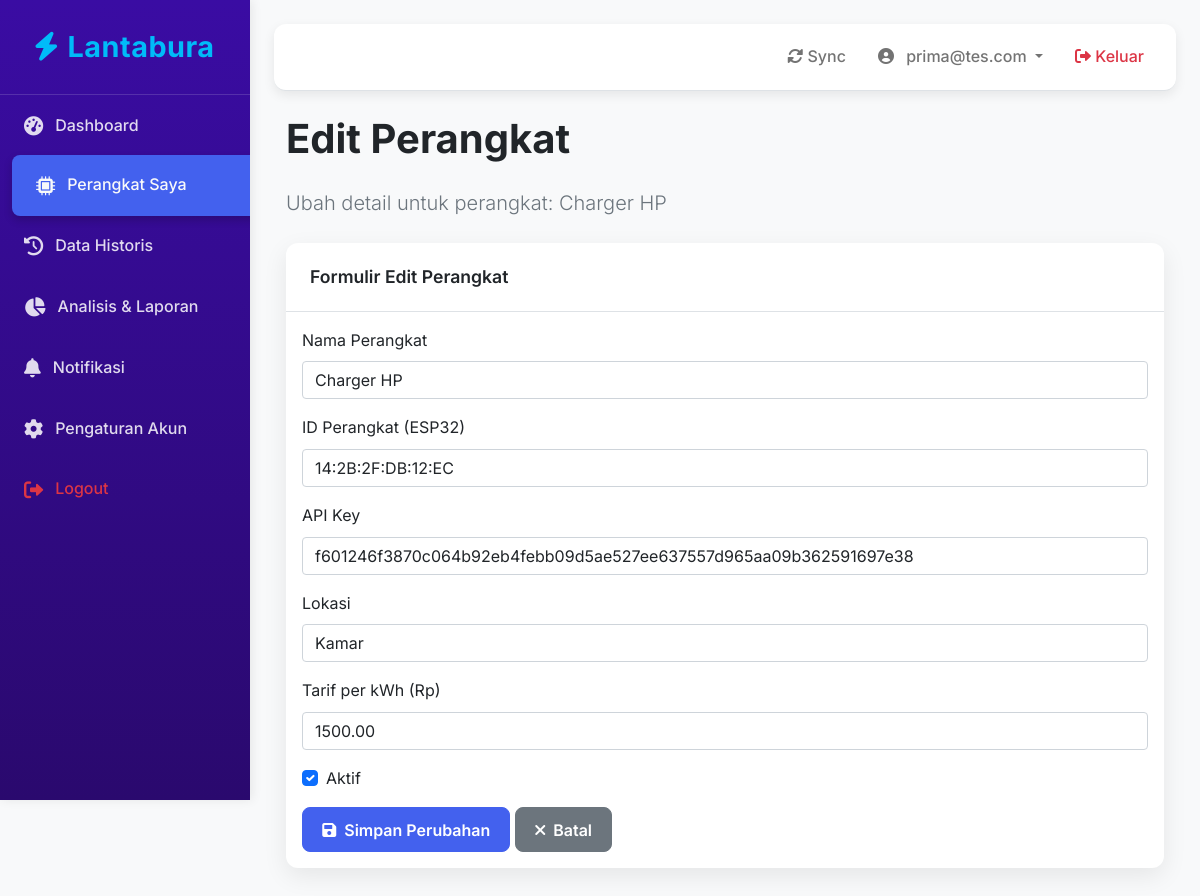
Screenshot of /Dashboard/devices/edit.php?id=6 (signed in) with the database file from the repository.
### tables this page shows
CREATE TABLE `devices` (
  `id` int(11) NOT NULL,
  `device_id` varchar(50) NOT NULL,
  `device_name` varchar(100) NOT NULL DEFAULT 'Device',
  `device_type` enum('PZEM-004T','OTHER') DEFAULT 'PZEM-004T',
  `user_id` int(11) DEFAULT NULL,
  `location` varchar(100) DEFAULT NULL,
  `description` text DEFAULT NULL,
  `power_threshold` decimal(8,2) DEFAULT 10.00,
  `tarif_per_kwh` decimal(10,2) DEFAULT 1500.00,
  `last_seen` datetime DEFAULT NULL,
  `is_online` tinyint(1) DEFAULT 0,
  `is_active` tinyint(1) DEFAULT 1,
  `api_key` varchar(255) NOT NULL,
  `created_at` datetime DEFAULT current_timestamp(),
  `updated_at` datetime DEFAULT current_timestamp() ON UPDATE current_timestamp()
);

### includes/auth_helper.php (called while the page is built, shortened)
<?php
function getCurrentUser() {
    if (isset($_SESSION['user_id'])) {
        return [
            'id' => $_SESSION['user_id'],
            'username' => $_SESSION['username'],
            'email' => $_SESSION['email'],
            'full_name' => $_SESSION['full_name']
        ];
    }
    return null;
}
?>

### Dashboard/devices/edit.php (the view, shortened to what this page needs)
<?php
require_once __DIR__ . '/../../includes/auth_helper.php';
$currentUser = getCurrentUser();
$userId = $currentUser['id'];
$userEmail = $currentUser['email'] ?? 'email@example.com';
$device = null;
$device_db_id = $_GET['id'] ?? null;
try {
    $pdo = getPDOConnection();
    $stmt = $pdo->prepare("SELECT * FROM devices WHERE id = ? AND user_id = ?");
    $stmt->execute([$device_db_id, $userId]);
    $device = $stmt->fetch(PDO::FETCH_ASSOC);
} catch (PDOException $e) {
    error_log("Error editing device: " . $e->getMessage());
    $message = 'Terjadi kesalahan database. Silakan coba lagi nanti.';
    $messageType = 'danger';
}
?>
<!DOCTYPE html>
<html lang="id">
<head>
    <link href="https://cdn.jsdelivr.net/npm/bootstrap@5.1.3/dist/css/bootstrap.min.css" rel="stylesheet">
    <link rel="stylesheet" href="https://cdnjs.cloudflare.com/ajax/libs/font-awesome/6.0.0/css/all.min.css">
    <link rel="stylesheet" href="../../assets/css/dashboard.css">
</head>
<body>
    <div class="d-flex" id="wrapper">
        <div id="sidebar-wrapper">
            <div class="sidebar-heading">
                <i class="fas fa-bolt"></i> Lantabura
            </div>
            <div class="list-group list-group-flush">
                <a href="../index.php" class="list-group-item list-group-item-action">
                    <i class="fas fa-tachometer-alt"></i> Dashboard
                </a>
                <a href="list.php" class="list-group-item list-group-item-action active">
                    <i class="fas fa-microchip"></i> Perangkat Saya
                </a>
                <a href="../monitoring/history.php" class="list-group-item list-group-item-action">
                    <i class="fas fa-history"></i> Data Historis
                </a>
                <a href="../analytics/overview.php" class="list-group-item list-group-item-action">
                    <i class="fas fa-chart-pie"></i> Analisis & Laporan
                </a>
                <a href="../settings/notification.php" class="list-group-item list-group-item-action">
                    <i class="fas fa-bell"></i> Notifikasi
                </a>
                <a href="../settings/profile.php" class="list-group-item list-group-item-action">
                    <i class="fas fa-cog"></i> Pengaturan Akun
                </a>
                <a href="../../auth/logout.php" class="list-group-item list-group-item-action text-danger">
                    <i class="fas fa-sign-out-alt"></i> Logout
                </a>
            </div>
        </div>
        <div id="page-content-wrapper">
            <nav class="navbar navbar-expand-lg navbar-light">
                <div class="collapse navbar-collapse justify-content-end" id="navbarSupportedContent">
                    <ul class="navbar-nav">
                        <li class="nav-item me-3">
                            <a class="nav-link" href="#"><i class="fas fa-sync-alt"></i> Sync</a>
                        </li>
                        <li class="nav-item dropdown">
                            <a class="nav-link dropdown-toggle" href="#" id="navbarDropdown" role="button" data-bs-toggle="dropdown" aria-haspopup="true" aria-expanded="false">
                                <i class="fas fa-user-circle me-2"></i> <?= htmlspecialchars($userEmail) ?>
                            </a>
                        </li>
                        <li class="nav-item ms-3">
                            <a class="nav-link text-danger" href="../../auth/logout.php"><i class="fas fa-sign-out-alt"></i> Keluar</a>
                        </li>
                    </ul>
                </div>
            </nav>
            <div class="container-fluid">
                <h1 class="mt-4 mb-4 fw-bold">Edit Perangkat</h1>
                <p class="lead text-muted mb-4">Ubah detail untuk perangkat: <?= htmlspecialchars($device['device_name']) ?></p>
                <div class="card mb-4">
                    <div class="card-header">Formulir Edit Perangkat</div>
                    <div class="card-body">
                        <form action="edit.php?id=<?= htmlspecialchars($device_db_id) ?>" method="POST">
                            <div class="mb-3">
                                <label for="device_name" class="form-label">Nama Perangkat</label>
                                <input type="text" class="form-control" id="device_name" name="device_name" value="<?= htmlspecialchars($device['device_name']) ?>" required>
                            </div>
                            <div class="mb-3">
                                <label for="esp32_device_id" class="form-label">ID Perangkat (ESP32)</label>
                                <input type="text" class="form-control" id="esp32_device_id" name="esp32_device_id" value="<?= htmlspecialchars($device['device_id']) ?>" required>
                            </div>
                            <div class="mb-3">
                                <label for="api_key" class="form-label">API Key</label>
                                <input type="text" class="form-control" id="api_key" name="api_key" value="<?= htmlspecialchars($device['api_key']) ?>" required>
                            </div>
                            <div class="mb-3">
                                <label for="location" class="form-label">Lokasi</label>
                                <input type="text" class="form-control" id="location" name="location" value="<?= htmlspecialchars($device['location']) ?>">
                            </div>
                            <div class="mb-3">
                                <label for="tarif_per_kwh" class="form-label">Tarif per kWh (Rp)</label>
                                <input type="number" step="0.01" class="form-control" id="tarif_per_kwh" name="tarif_per_kwh" value="<?= htmlspecialchars($device['tarif_per_kwh']) ?>" required>
                            </div>
                            <div class="mb-3 form-check">
                                <input type="checkbox" class="form-check-input" id="is_active" name="is_active" <?= $device['is_active'] ? 'checked' : '' ?>>
                                <label class="form-check-label" for="is_active">Aktif</label>
                            </div>
                            <button type="submit" class="btn btn-primary"><i class="fas fa-save me-1"></i> Simpan Perubahan</button>
                            <a href="detail.php?id=<?= htmlspecialchars($device_db_id) ?>" class="btn btn-secondary"><i class="fas fa-times me-1"></i> Batal</a>
                        </form>
                    </div>
                </div>
            </div>
        </div>
    </div>
</body>
</html>

### assets/css/dashboard.css (style rules this page uses)
:root { --primary-color: #4361ee; --secondary-color: #3a0ca3; --accent-color: #00bbf9; --text-dark: #212529; --text-muted: #6c757d; --text-light: #f8f9fa; --bg-light: #f8f9fa; --bg-card: #ffffff; --border-color: #dee2e6; --shadow-light: rgba(0, 0, 0, 0.08); --shadow-medium: rgba(0, 0, 0, 0.15); --sidebar-width: 250px; --border-radius-base: 0.75rem; --border-radius-sm: 0.5rem; }
*, *::before, *::after { box-sizing: border-box; }
body { font-family: 'Inter', 'Segoe UI', Roboto, 'Helvetica Neue', Arial, sans-serif, "Apple Color Emoji", "Segoe UI Emoji", "Segoe UI Symbol"; background-color: var(--bg-light); color: var(--text-dark); line-height: 1.6; margin: 0; padding: 0; -webkit-font-smoothing: antialiased; -moz-osx-font-smoothing: grayscale; }
#wrapper { display: flex; min-height: 100vh; }
#sidebar-wrapper { min-width: var(--sidebar-width); max-width: var(--sidebar-width); background: linear-gradient(180deg, var(--secondary-color) 0%, #2a096e 100%); color: var(--text-light); transition: all 0.3s ease-in-out; box-shadow: 2px 0 10px var(--shadow-light); position: sticky; top: 0; height: 100vh; overflow-y: auto; z-index: 1000; }
#page-content-wrapper { flex-grow: 1; padding: 1.5rem; transition: all 0.3s ease-in-out; background-color: var(--bg-light); }
.sidebar-heading { padding: 1.5rem 1rem; font-size: 1.8rem; font-weight: 700; text-align: center; border-bottom: 1px solid rgba(255,255,255,0.15); color: var(--accent-color); display: flex; align-items: center; justify-content: center; gap: 10px; letter-spacing: 0.5px; }
.list-group-item { background-color: transparent; color: rgba(255,255,255,0.85); border: none; padding: 1.1rem 1.5rem; transition: all 0.2s ease; display: flex; align-items: center; font-weight: 500; }
.list-group-item.active { background-color: var(--primary-color); color: var(--text-light); border-radius: var(--border-radius-sm); margin: 0 0.75rem; box-shadow: 0 4px 8px rgba(0,0,0,0.2); }
.list-group-item i { margin-right: 12px; font-size: 1.2rem; }
.navbar { background-color: var(--bg-card); border-bottom: 1px solid var(--border-color); box-shadow: 0 4px 12px var(--shadow-light); margin-bottom: 1.5rem; border-radius: var(--border-radius-base); padding: 0.75rem 1.5rem; display: flex; align-items: center; justify-content: space-between; }
.navbar .nav-link { color: var(--text-dark); font-weight: 500; padding: 0.5rem 0.75rem; transition: color 0.2s ease; }
.card { border-radius: var(--border-radius-base); border: none; box-shadow: 0 8px 24px var(--shadow-light); background-color: var(--bg-card); transition: transform 0.2s ease; }
.card-header { background-color: transparent; border-bottom: 1px solid var(--border-color); padding: 1.25rem 1.5rem; font-weight: 600; font-size: 1.1rem; color: var(--text-dark); border-top-left-radius: var(--border-radius-base); border-top-right-radius: var(--border-radius-base); }
h1, h2, h3, h4, h5, h6 { color: var(--text-dark); font-weight: 700; }
p { color: var(--text-muted); }
.btn { border-radius: var(--border-radius-sm); font-weight: 600; padding: 0.6rem 1.2rem; transition: all 0.2s ease; }
.btn-primary { background-color: var(--primary-color); border-color: var(--primary-color); }

### rows the page displays
devices: device_name "Charger HP", esp32_device_id "14:2B:2F:DB:12:EC", api_key "f601246f3870c064b92eb4febb09d5ae527ee637557d965aa09b362591697e38", location "Kamar", tarif_per_kwh "1500.00", is_active "☑"

### other values shown
$userEmail "prima@tes.com"
